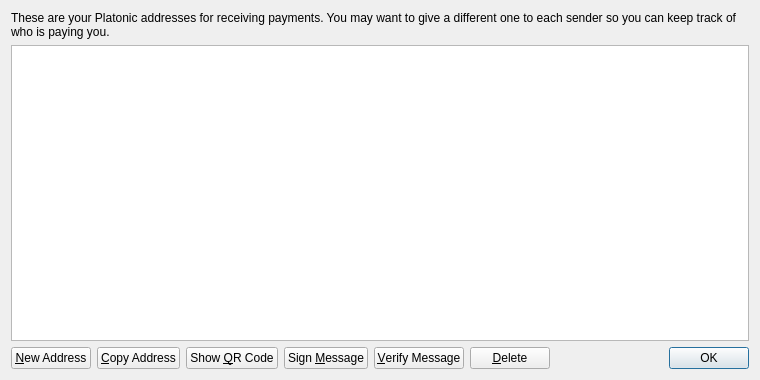
<?xml version="1.0" encoding="UTF-8"?>
<ui version="4.0">
 <class>AddressBookPage</class>
 <widget class="QWidget" name="AddressBookPage">
  <property name="geometry">
   <rect>
    <x>0</x>
    <y>0</y>
    <width>760</width>
    <height>380</height>
   </rect>
  </property>
  <property name="windowTitle">
   <string>Address Book</string>
  </property>
  <layout class="QVBoxLayout" name="verticalLayout">
   <item>
    <widget class="QLabel" name="labelExplanation">
     <property name="text">
      <string>These are your Platonic addresses for receiving payments. You may want to give a different one to each sender so you can keep track of who is paying you.</string>
     </property>
     <property name="textFormat">
      <enum>Qt::PlainText</enum>
     </property>
     <property name="wordWrap">
      <bool>true</bool>
     </property>
    </widget>
   </item>
   <item>
    <widget class="QTableView" name="tableView">
     <property name="contextMenuPolicy">
      <enum>Qt::CustomContextMenu</enum>
     </property>
     <property name="toolTip">
      <string>Double-click to edit address or label</string>
     </property>
     <property name="tabKeyNavigation">
      <bool>false</bool>
     </property>
     <property name="alternatingRowColors">
      <bool>true</bool>
     </property>
     <property name="selectionMode">
      <enum>QAbstractItemView::SingleSelection</enum>
     </property>
     <property name="selectionBehavior">
      <enum>QAbstractItemView::SelectRows</enum>
     </property>
     <property name="sortingEnabled">
      <bool>true</bool>
     </property>
     <attribute name="verticalHeaderVisible">
      <bool>false</bool>
     </attribute>
    </widget>
   </item>
   <item>
    <layout class="QHBoxLayout" name="horizontalLayout">
     <item>
      <widget class="QPushButton" name="newAddressButton">
       <property name="toolTip">
        <string>Create a new address</string>
       </property>
       <property name="text">
        <string>&amp;New Address</string>
       </property>
       <property name="icon">
        <iconset resource="../bitcoin.qrc">
         <normaloff>:/icons/add</normaloff>:/icons/add</iconset>
       </property>
      </widget>
     </item>
     <item>
      <widget class="QPushButton" name="copyToClipboard">
       <property name="toolTip">
        <string>Copy the currently selected address to the system clipboard</string>
       </property>
       <property name="text">
        <string>&amp;Copy Address</string>
       </property>
       <property name="icon">
        <iconset resource="../bitcoin.qrc">
         <normaloff>:/icons/editcopy</normaloff>:/icons/editcopy</iconset>
       </property>
      </widget>
     </item>
     <item>
      <widget class="QPushButton" name="showQRCode">
       <property name="text">
        <string>Show &amp;QR Code</string>
       </property>
       <property name="icon">
        <iconset resource="../bitcoin.qrc">
         <normaloff>:/icons/qrcode</normaloff>:/icons/qrcode</iconset>
       </property>
      </widget>
     </item>
     <item>
      <widget class="QPushButton" name="signMessage">
       <property name="toolTip">
        <string>Sign a message to prove you own a Platonic address</string>
       </property>
       <property name="text">
        <string>Sign &amp;Message</string>
       </property>
       <property name="icon">
        <iconset resource="../bitcoin.qrc">
         <normaloff>:/icons/edit</normaloff>:/icons/edit</iconset>
       </property>
      </widget>
     </item>
     <item>
      <widget class="QPushButton" name="verifyMessage">
       <property name="toolTip">
        <string>Verify a message to ensure it was signed with a specified Platonic address</string>
       </property>
       <property name="text">
        <string>&amp;Verify Message</string>
       </property>
       <property name="icon">
        <iconset resource="../bitcoin.qrc">
         <normaloff>:/icons/transaction_0</normaloff>:/icons/transaction_0</iconset>
       </property>
      </widget>
     </item>
     <item>
      <widget class="QPushButton" name="deleteButton">
       <property name="toolTip">
        <string>Delete the currently selected address from the list</string>
       </property>
       <property name="text">
        <string>&amp;Delete</string>
       </property>
       <property name="icon">
        <iconset resource="../bitcoin.qrc">
         <normaloff>:/icons/remove</normaloff>:/icons/remove</iconset>
       </property>
      </widget>
     </item>
     <item>
      <spacer name="horizontalSpacer">
       <property name="orientation">
        <enum>Qt::Horizontal</enum>
       </property>
       <property name="sizeHint" stdset="0">
        <size>
         <width>40</width>
         <height>20</height>
        </size>
       </property>
      </spacer>
     </item>
     <item>
      <widget class="QDialogButtonBox" name="buttonBox">
       <property name="sizePolicy">
        <sizepolicy hsizetype="Maximum" vsizetype="Fixed">
         <horstretch>0</horstretch>
         <verstretch>0</verstretch>
        </sizepolicy>
       </property>
       <property name="standardButtons">
        <set>QDialogButtonBox::Ok</set>
       </property>
      </widget>
     </item>
    </layout>
   </item>
  </layout>
 </widget>
 <resources>
  <include location="../bitcoin.qrc"/>
 </resources>
 <connections/>
</ui>
